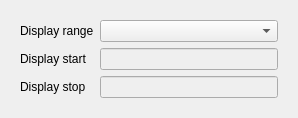
<?xml version="1.0" encoding="UTF-8"?>
<ui version="4.0">
 <class>rangeWidget</class>
 <widget class="QWidget" name="rangeWidget">
  <property name="geometry">
   <rect>
    <x>0</x>
    <y>0</y>
    <width>298</width>
    <height>105</height>
   </rect>
  </property>
  <property name="windowTitle">
   <string/>
  </property>
  <layout class="QVBoxLayout" name="verticalLayout">
   <item>
    <widget class="QWidget" name="plotRangeWidget" native="true">
     <layout class="QGridLayout" name="gridLayout_2">
      <item row="1" column="0">
       <widget class="QLabel" name="displayStartLabel">
        <property name="text">
         <string>Display start</string>
        </property>
       </widget>
      </item>
      <item row="0" column="0">
       <widget class="QLabel" name="displayLabel">
        <property name="text">
         <string>Display range</string>
        </property>
       </widget>
      </item>
      <item row="1" column="1">
       <widget class="QLineEdit" name="displayStartLineEdit">
        <property name="enabled">
         <bool>false</bool>
        </property>
        <property name="toolTip">
         <string>Specify start data value to display</string>
        </property>
       </widget>
      </item>
      <item row="0" column="1">
       <widget class="QComboBox" name="rangeComboBox">
        <property name="toolTip">
         <string>Select maximum data range in plot</string>
        </property>
       </widget>
      </item>
      <item row="2" column="0">
       <widget class="QLabel" name="displayStopLabel">
        <property name="text">
         <string>Display stop</string>
        </property>
       </widget>
      </item>
      <item row="2" column="1">
       <widget class="QLineEdit" name="displayStopLineEdit">
        <property name="enabled">
         <bool>false</bool>
        </property>
        <property name="toolTip">
         <string>Specify stop data value to display</string>
        </property>
       </widget>
      </item>
     </layout>
    </widget>
   </item>
  </layout>
 </widget>
 <resources/>
 <connections/>
</ui>
